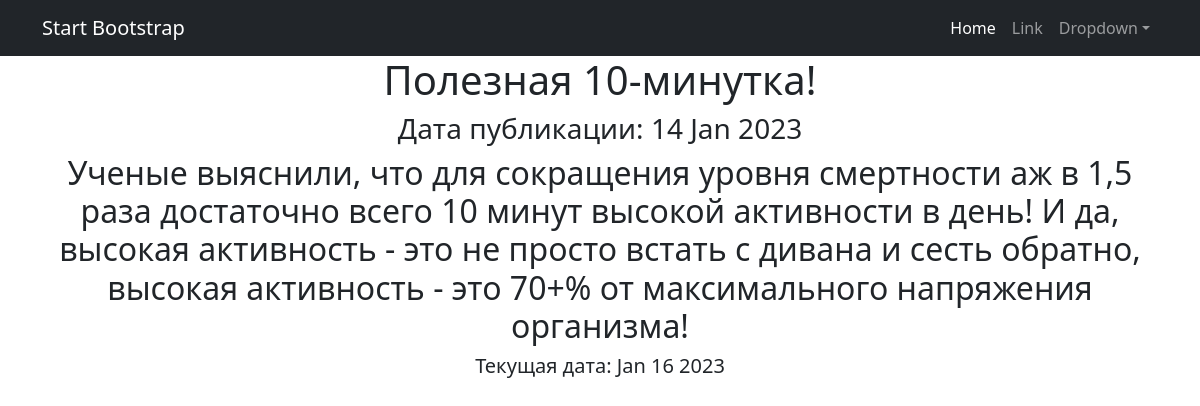
Page /news/4 on the committed database.
### news/models.py (models this page shows, shortened)
class Post(models.Model):
    heading = models.CharField(max_length=100)
    text = models.CharField(max_length=1000)
    author = models.ForeignKey(Author, on_delete=models.CASCADE)
    type = models.CharField(max_length=2,
                            choices=TYPES)
    create_time = models.DateTimeField(auto_now_add=True)
    rating = models.IntegerField(default=0)
    category = models.ManyToManyField(Category, through='PostCategory')

### news/views.py (the view)
# urls.py: path('<int:pk>', PostDetail.as_view()),
class PostDetail(DetailView):
    model = Post
    template_name = 'post.html'
    context_object_name = 'post'
    def get_context_data(self, **kwargs):
        context = super().get_context_data(**kwargs)
        context['time_now'] = datetime.utcnow()
        return context

### news/templatetags/custom_filters.py (called while the page is built)
@register.filter()
def censor(text):
   filtered_text = text.replace('редиска', 'р***')
   return f'{filtered_text}'

### templates/post.html (shortened to what this page needs)
{% extends 'flatpages/default.html' %}
{% load custom_filters %}
{% block content %}
<h1>{{ post.heading }}</h1>
<h3>Дата публикации: {{ post.create_time|date:'d M Y' }}</h3>
<h2>{{ post.text|censor }}</h2>
<h5>Текущая дата: {{ time_now|date:'M d Y' }}</h5>
{% endblock content %}

### rows in the picture
Post: heading "Полезная 10-минутка!", create_time "14 Jan 2023", text|censor "Ученые выяснили, что для сокращения уровня смертности аж в 1,5 раза достаточно всего 10 минут высокой активности в день! И да, высокая активность - это не просто встать с дивана и сесть обратно, высокая активность - это 70+% от максимального напряжения организма!"

### other values in the picture
{{ time_now|date:'M d Y' }} "Jan 16 2023"
